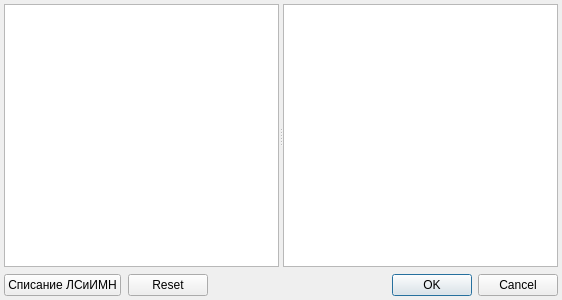
<?xml version="1.0" encoding="UTF-8"?>
<ui version="4.0">
 <class>NomenclatureAddedActionsSelectDialog</class>
 <widget class="QDialog" name="NomenclatureAddedActionsSelectDialog">
  <property name="geometry">
   <rect>
    <x>0</x>
    <y>0</y>
    <width>562</width>
    <height>300</height>
   </rect>
  </property>
  <property name="windowTitle">
   <string>Dialog</string>
  </property>
  <layout class="QGridLayout" name="gridLayout">
   <property name="margin">
    <number>4</number>
   </property>
   <property name="spacing">
    <number>7</number>
   </property>
   <item row="2" column="1">
    <widget class="QDialogButtonBox" name="buttonBox">
     <property name="orientation">
      <enum>Qt::Horizontal</enum>
     </property>
     <property name="standardButtons">
      <set>QDialogButtonBox::Cancel|QDialogButtonBox::Ok|QDialogButtonBox::Reset</set>
     </property>
    </widget>
   </item>
   <item row="2" column="0">
    <widget class="QPushButton" name="btnAPNomenclatureExpense">
     <property name="text">
      <string>Списание ЛСиИМН</string>
     </property>
    </widget>
   </item>
   <item row="0" column="0" colspan="2">
    <widget class="QSplitter" name="splitter">
     <property name="orientation">
      <enum>Qt::Horizontal</enum>
     </property>
     <widget class="CTableView" name="tblActionsExpense"/>
     <widget class="CInDocTableView" name="tblNomenclatureExpense"/>
    </widget>
   </item>
  </layout>
 </widget>
 <customwidgets>
  <customwidget>
   <class>CTableView</class>
   <extends>QTableView</extends>
   <header>library/TableView.h</header>
  </customwidget>
  <customwidget>
   <class>CInDocTableView</class>
   <extends>QTableView</extends>
   <header>library/InDocTable.h</header>
  </customwidget>
 </customwidgets>
 <tabstops>
  <tabstop>tblActionsExpense</tabstop>
  <tabstop>tblNomenclatureExpense</tabstop>
  <tabstop>btnAPNomenclatureExpense</tabstop>
  <tabstop>buttonBox</tabstop>
 </tabstops>
 <resources/>
 <connections>
  <connection>
   <sender>buttonBox</sender>
   <signal>accepted()</signal>
   <receiver>NomenclatureAddedActionsSelectDialog</receiver>
   <slot>accept()</slot>
   <hints>
    <hint type="sourcelabel">
     <x>248</x>
     <y>254</y>
    </hint>
    <hint type="destinationlabel">
     <x>157</x>
     <y>274</y>
    </hint>
   </hints>
  </connection>
  <connection>
   <sender>buttonBox</sender>
   <signal>rejected()</signal>
   <receiver>NomenclatureAddedActionsSelectDialog</receiver>
   <slot>reject()</slot>
   <hints>
    <hint type="sourcelabel">
     <x>316</x>
     <y>260</y>
    </hint>
    <hint type="destinationlabel">
     <x>286</x>
     <y>274</y>
    </hint>
   </hints>
  </connection>
 </connections>
</ui>
